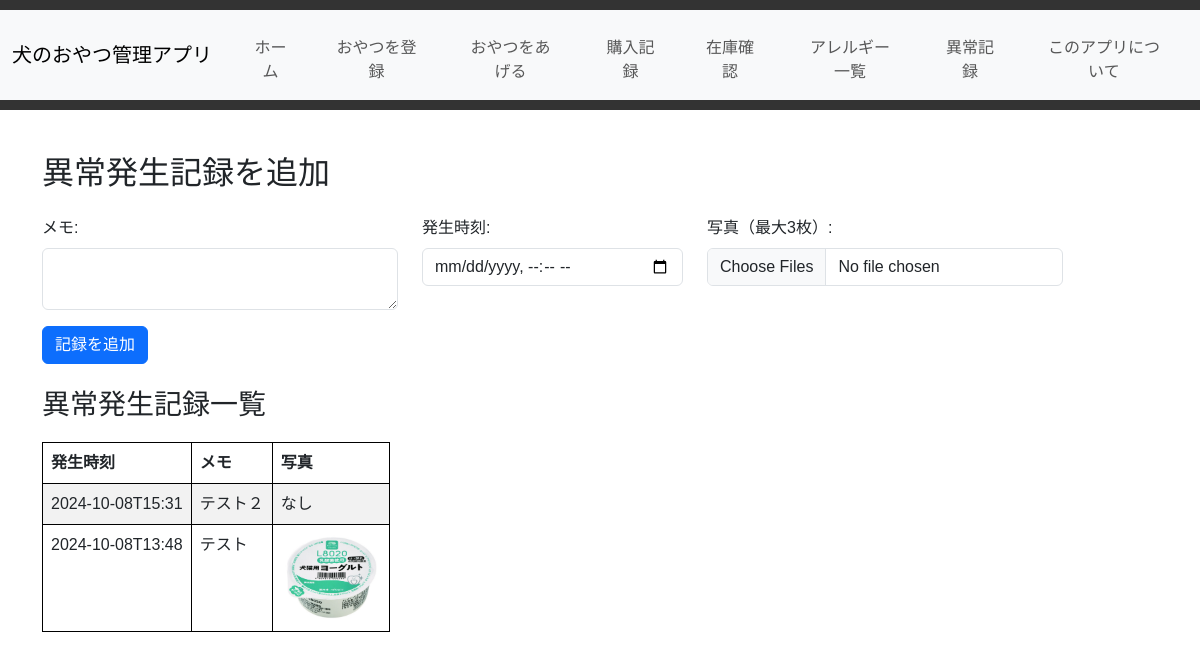
Before: /incident_records with the older database file.
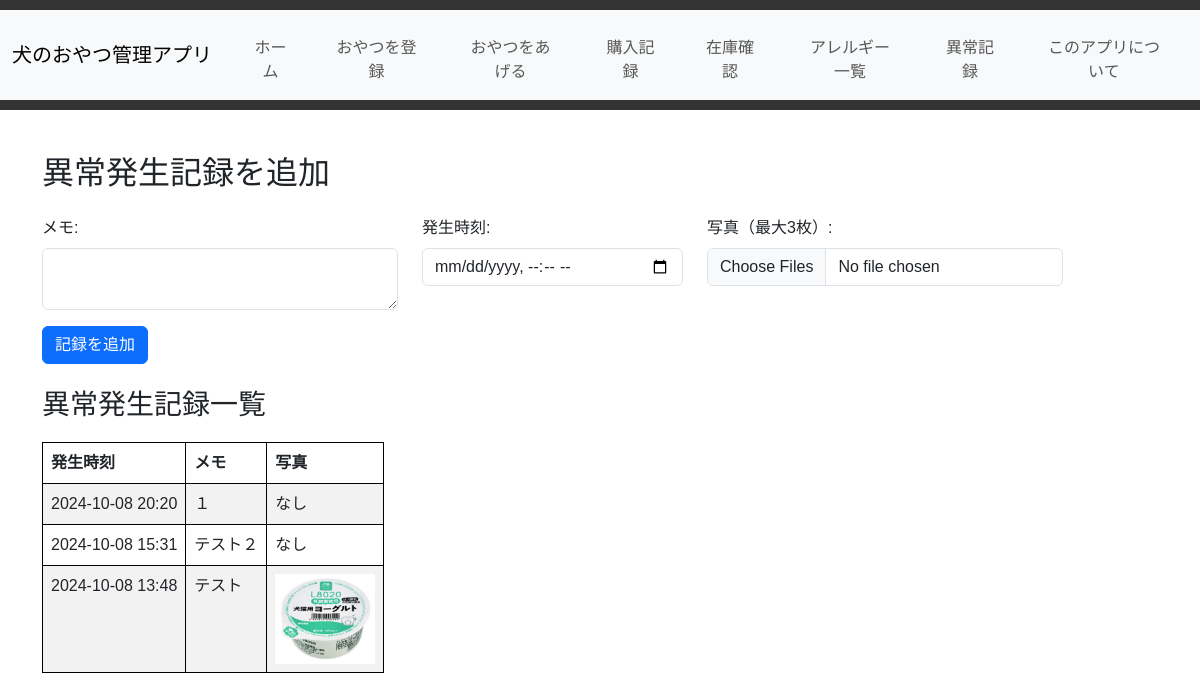
After: the same page with the newer database file.
### tables this page shows
CREATE TABLE "incident_records" (
	"id"	INTEGER,
	"incident_time"	TEXT NOT NULL,
	"note"	TEXT,
	PRIMARY KEY("id" AUTOINCREMENT)
);

### app.py (the view)
@app.route('/incident_records')
def incident_records():
    conn = get_db_connection()
    incident_records = conn.execute('''
        SELECT ir.id, ir.incident_time, ir.note,
            REPLACE(REPLACE(GROUP_CONCAT(ip.photo_path, ', '), '\\', '/'), 'static/', '') AS photos
        FROM incident_records ir
        LEFT JOIN incident_photos ip ON ir.id = ip.incident_id
        GROUP BY ir.id
        ORDER BY ir.incident_time DESC
    ''').fetchall()
    conn.close()
    return render_template('incident_records.html', incident_records=incident_records)

### app.py (called while the page is built)
def get_db_connection():
    conn = sqlite3.connect('dog_treats.db')
    conn.row_factory = sqlite3.Row
    return conn

### templates/incident_records.html (shortened to what this page needs)
{% extends 'base.html' %}
{% block content %}
    <div class="container my-4">
        <h2 class="mb-4">異常発生記録を追加</h2>
        <form method="POST" action="{{ url_for('add_incident_record') }}" enctype="multipart/form-data">
            <div class="row mb-3">
                <div class="col-md-4">
                    <label for="note"  class="form-label">メモ:</label>
                    <textarea name="note" id="note" class="form-control" ></textarea>
                </div>
                <div class="col-md-3">
                    <label for="incident_time"  class="form-label">発生時刻:</label>
                    <input type="datetime-local" name="incident_time" id="incident_time" class="form-control" required>
                </div>
                <div class="col-md-4">
                    <label for="photos"  class="form-label">写真（最大3枚）:</label>
                    <input type="file" name="photos" id="photos" class="form-control" multiple>
                </div>
            </div>
            <button type="submit" class="btn btn-primary">記録を追加</button>
        </form>
        <h3 class="mt-4">異常発生記録一覧</h3>
        <table class="table table-striped">
            <thead>
                <tr>
                    <th>発生時刻</th>
                    <th>メモ</th>
                    <th>写真</th>
                </tr>
            </thead>
            <tbody  id="incident-table-body">
                {% for record in incident_records %}
                <tr style="display: {% if loop.index <= 10 %}table-row{% else %}none{% endif %}">
                    <td>{{ record.incident_time }}</td>
                    <td>{{ record.note }}</td>
                    <td>
                        {% if record.photos %}
                            {% for photo in record.photos.split(',') %}
                                <img src="{{ url_for('static', filename=photo)}}" alt="Incident Photo" style="max-width: 100px;">
                            {% endfor %}
                        {% else %}
                            なし
                        {% endif %}
                    </td>
                </tr>
                {% endfor %}
            </tbody>
        </table>
    </div>
{% endblock %}

Changed rows visible on the page:
added incident_records: incident_time "2024-10-08 20:20", note "１", shows "なし"
changed incident_records "テスト２": incident_time "2024-10-08T15:31" → "2024-10-08 15:31"
changed incident_records "テスト": incident_time "2024-10-08T13:48" → "2024-10-08 13:48"
